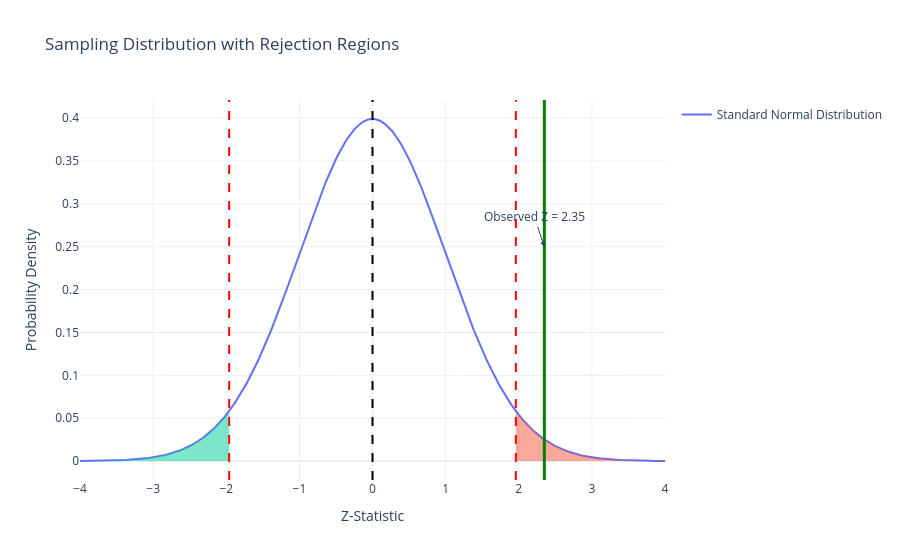

Notebook code cell kept with this figure:
### Markdown cell above
## Visualization 3 — Observed Z-Statistic
### Objective

Mark the Z-statistic computed from your experiment on the sampling distribution.

This answers the question:

"Where does my experiment lie on the null distribution?"

### Code cell
z_stat = 2.35
fig.add_vline(
    x=z_stat,
    line_color="green",
    line_width=3
)
fig.add_annotation(
    x=z_stat,
    y=0.25,
    text=f"Observed Z = {z_stat:.2f}",
    showarrow=True,
    arrowhead=2
)

### Figure 1 — Plotly figure (JSON) as saved in the notebook; plotly's stock layout.template omitted (floating-point values rounded to 4 significant figures; data arrays with more than 128 entries replaced by an {"elided": "..."} marker saying what was removed)
{"data": [{"mode": "lines", "name": "Standard Normal Distribution", "type": "scatter", "x": {"elided": "500 float values"}, "y": {"elided": "500 float values"}}, {"fill": "tozeroy", "line": {"width": 0}, "mode": "lines", "showlegend": false, "type": "scatter", "x": {"elided": "200 float values"}, "y": {"elided": "200 float values"}}, {"fill": "tozeroy", "line": {"width": 0}, "mode": "lines", "showlegend": false, "type": "scatter", "x": {"elided": "200 float values"}, "y": {"elided": "200 float values"}}], "layout": {"annotations": [{"arrowhead": 2, "showarrow": true, "text": "Observed Z = 2.35", "x": 2.35, "y": 0.25}], "shapes": [{"line": {"color": "black", "dash": "dash"}, "type": "line", "x0": 0, "x1": 0, "xref": "x", "y0": 0, "y1": 1, "yref": "y domain"}, {"line": {"color": "red", "dash": "dash"}, "type": "line", "x0": -1.96, "x1": -1.96, "xref": "x", "y0": 0, "y1": 1, "yref": "y domain"}, {"line": {"color": "red", "dash": "dash"}, "type": "line", "x0": 1.96, "x1": 1.96, "xref": "x", "y0": 0, "y1": 1, "yref": "y domain"}, {"line": {"color": "green", "width": 3}, "type": "line", "x0": 2.35, "x1": 2.35, "xref": "x", "y0": 0, "y1": 1, "yref": "y domain"}], "title": {"text": "Sampling Distribution with Rejection Regions"}, "xaxis": {"title": {"text": "Z-Statistic"}}, "yaxis": {"title": {"text": "Probability Density"}}}}
